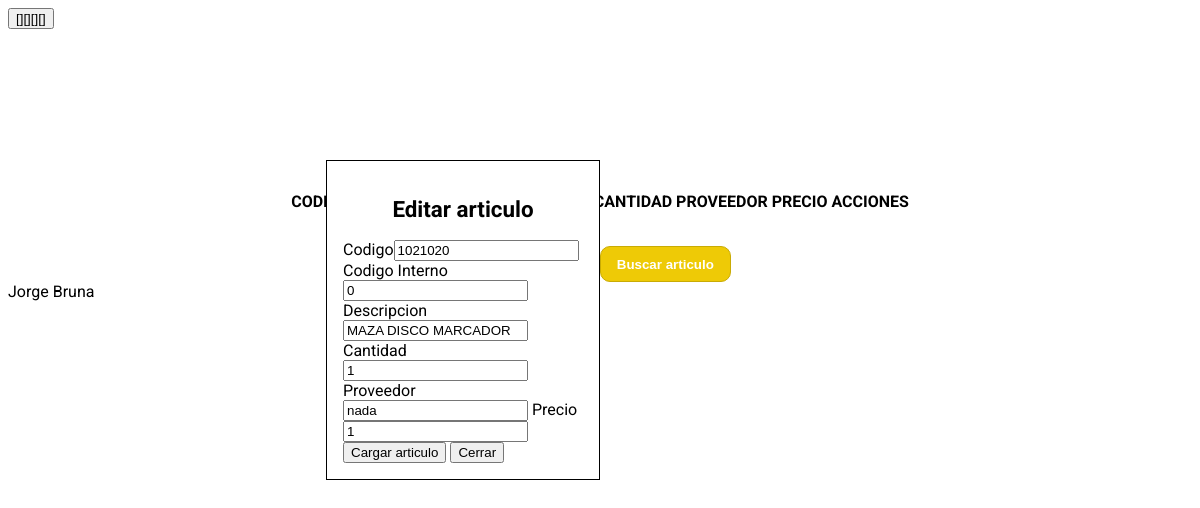
The page /editar/1 on the database its author committed.
### tables this page shows
CREATE TABLE articulos (id INTEGER PRIMARY KEY, codigo INTEGER, codinterno INTEGER, descripcion TEXT, cantidad INTEGER, tipo TEXT, proveedor TEXT, precio INTEGER);

### manejo.py (the view)
@app.route('/editar/<id>', methods = ['POST', 'GET'])
def editar(id):
    conn = sqlite3.connect('stock.db')
    c = conn.cursor()
    c.execute(f'SELECT * FROM articulos WHERE id = {id}')
    articulo = c.fetchall()
    print(articulo)
    return render_template('stock.html', article = articulo[0])

### templates/stock.html (shortened to what this page needs)
{%extends "layout.html"%}
{%block content%}
{%if article%}
<div class="contenedor_editar">
    <h2>Editar articulo</h2>
    <form action="/actualizar/{{article.0}}" method="POST">
        <label for="codigo">Codigo<input type="number" id="codigo_edit" name="codigo_edit" value="{{article.1}}"></label>
        <label for="codInterno">Codigo Interno<input type="number" id="codInterno_edit" name="codInterno_edit" value="{{article.2}}"></label>
        <label for="descripcion">Descripcion<input type="text" id="descripcion_edit" name="descripcion_edit" value="{{article.3}}"></label>
        <label for="cantidad">Cantidad<input type="number" id="cantidad_edit" name="cantidad_edit" value="{{article.4}}"></label>
        <label for="proveedor">Proveedor<input type="text" id="proveedor_edit" name="proveedor_edit" value="{{article.6}}"></label>
        <label for="precio">Precio<input type="number" id="precio_edit" name="precio_edit" value="{{article.7}}"></label>
        <button type="submit" >Cargar articulo</button>
        <button type="button" onclick="cerrarEditar()">Cerrar</button>
    </form>
</div>
{%endif%}
{%endblock%}

### static/style.css (style rules this page uses)
:root { --fuente_principal: Roboto, Arial, sans-serif; --color_principal: #eeca06; --color_secundario: white; }
html { font-family: var(--fuente_principal); }
h2 { font-size: 1.4rem; }
.contenedor_editar { display: flex; flex-direction: column; position: absolute; top: 20%; right: 50%; width: 20%; border: 1px solid black; background-color: white; padding: 1rem; align-items: center; }

### rows shown on the page
articulos: codigo_edit "1021020", codInterno_edit "0", descripcion_edit "MAZA DISCO MARCADOR", cantidad_edit "1", proveedor_edit "nada", precio_edit "1"
